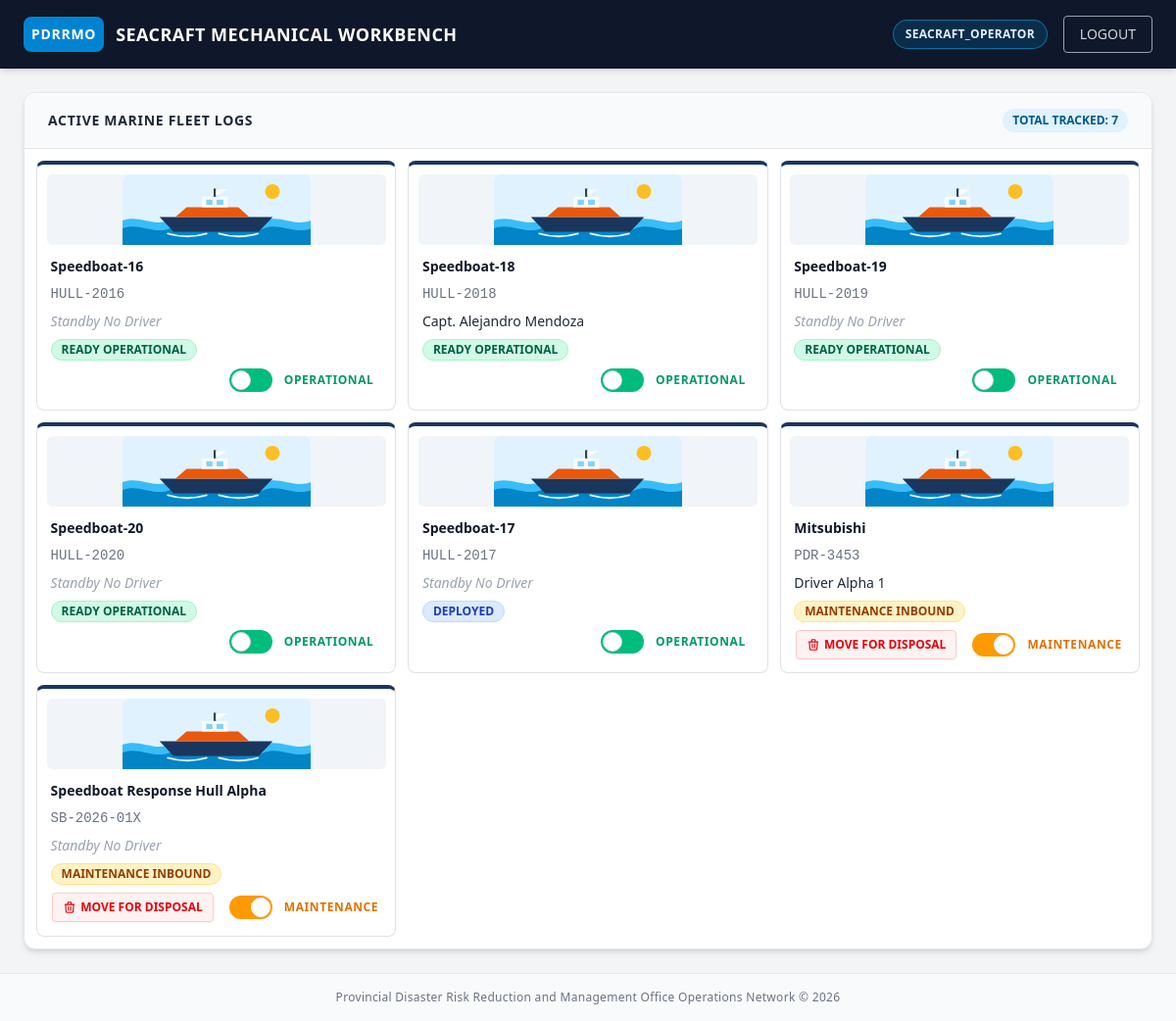
Page /maritime/ (signed in) on the earlier database version.
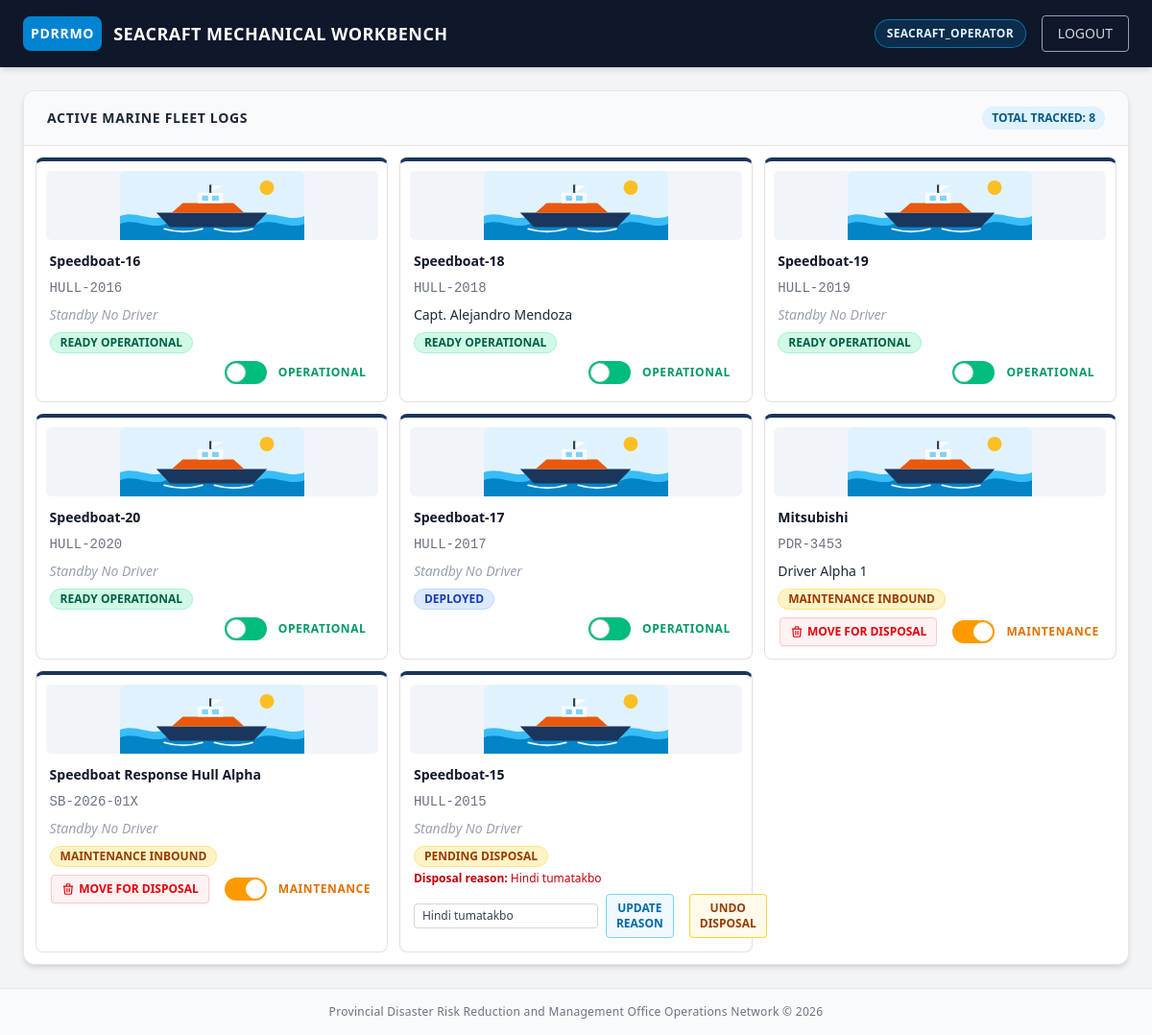
Same page on the later database version.
### fleet/models.py (models this page shows, shortened)
class Vehicle(models.Model):
    STATUS_CHOICES = [
        ('OPERATIONAL', 'Operational'),
        ('MAINTENANCE', 'Maintenance'),
        ('DEPLOYED', 'Deployed'),
    ]
    model_name = models.CharField(max_length=100)
    plate_number = models.CharField(max_length=50, unique=True)
    vehicle_type = models.ForeignKey(VehicleType, on_delete=models.CASCADE)
    status = models.CharField(
        max_length=50,
        choices=STATUS_CHOICES,
        default='OPERATIONAL'
    )
    assigned_driver = models.ForeignKey(
        Driver,
        on_delete=models.SET_NULL,
        null=True,
        blank=True,
        related_name='vehicles'
    )

class Driver(models.Model):
    name = models.CharField(max_length=100, unique=True)
    license_number = models.CharField(max_length=50, blank=True, null=True)
    phone_number = models.CharField(max_length=20, blank=True, null=True)
    is_active = models.BooleanField(default=True)

### fleet/views.py (the view, shortened to what this page needs)
# urls.py: path('maritime/', views.seacraft_dashboard, name='seacraft_dashboard'),
@login_required
def seacraft_dashboard(request):
    user = request.user
    username_lower = user.username.lower()
    user_group_names = list(user.groups.values_list('name', flat=True))
    is_authorized = check_user_role(
        user,
        'Maritime_Tech',
        ['maritime', 'sea', 'craft', 'tech', 'dispatch']
    )
    if not is_authorized:
        messages.error(request, "Access restricted to authorized Maritime Operators.")
        return redirect('homepage')
    vehicles = Vehicle.objects.filter(
        vehicle_type__name__iexact='MARINE'
    ).exclude(
        status__in=['ARCHIVED', 'DISPOSED']
    ).select_related(
        'vehicle_type', 'assigned_driver'
    ).order_by(
        Case(
            When(status='OPERATIONAL', then=Value(1)),
            When(status='DEPLOYED', then=Value(2)),
            When(status='MAINTENANCE', then=Value(3)),
            When(status='PENDING_DISPOSAL', then=Value(4)),
            default=Value(5),
            output_field=IntegerField(),
        ),
        'model_name'
    )
    vehicles = add_disposal_reasons(vehicles)
    return render(request, 'fleet/seacraft_dashboard.html', {'vehicles': vehicles})

### fleet/views.py (called while the page is built)
def check_user_role(user, group_name, keywords):
    if user.is_superuser:
        return True
    user_group_names = list(user.groups.values_list('name', flat=True))
    if group_name in user_group_names:
        return True
    username_lower = user.username.lower()
    if any(kw in username_lower for kw in keywords):
        return True
    return False

### fleet/templates/fleet/seacraft_dashboard.html (shortened to what the changed rows need)
{% load static %}
<!DOCTYPE html>
<html lang="en">
<head>
    <script src="https://cdn.jsdelivr.net/npm/@tailwindcss/browser@4"></script>
    <link rel="stylesheet" href="{% static 'fleet/css/asset_grid.css' %}">
</head>
<body class="bg-gray-100 font-sans min-h-screen flex flex-col justify-between">
    <header class="bg-[#0f172a] text-white px-6 py-4 flex justify-between items-center shadow-md">
        <div class="flex items-center space-x-3">
            <h1 class="text-lg font-semibold uppercase tracking-wide">Seacraft Mechanical Workbench</h1>
        </div>
    </header>
    <main class="flex-grow p-6 max-w-7xl w-full mx-auto space-y-4">
        <div class="bg-white rounded-xl shadow-md overflow-hidden border border-gray-200">
            <div class="px-6 py-4 bg-gray-50 border-b border-gray-200 flex justify-between items-center">
                <h2 class="font-bold text-gray-800 uppercase tracking-wider text-sm">Active Marine Fleet Logs</h2>
                <span class="bg-sky-100 text-sky-800 text-xs font-bold px-2.5 py-1 rounded-full uppercase">
                    Total Tracked: {{ vehicles.count }}
                </span>
            </div>
            <div class="overflow-x-auto">
                <table class="w-full text-left border-collapse text-sm asset-grid-table asset-grid-table--sea">
                    <tbody class="divide-y divide-gray-200 text-gray-700">
                        {% for craft in vehicles %}
                            <tr class="hover:bg-gray-50/70 transition">
                                <td class="px-6 py-4 font-semibold text-gray-900">{{ craft.model_name }}</td>
                                <td class="px-6 py-4 font-mono text-gray-500 font-medium">{{ craft.plate_number }}</td>
                                <td class="px-6 py-4">
                                    {% if craft.assigned_driver %}
                                        <span class="text-gray-800 font-medium">{{ craft.assigned_driver.name }}</span>
                                    {% else %}
                                        <span class="text-gray-400 italic font-normal">Standby No Driver</span>
                                    {% endif %}
                                </td>
                                <td class="px-6 py-4">
                                    {% if craft.status == 'MAINTENANCE' %}
                                        <span class="inline-flex items-center px-2.5 py-0.5 rounded-full text-xs font-bold bg-amber-100 text-amber-800 uppercase border border-amber-200">
                                            Maintenance Inbound
                                        </span>
                                    {% elif craft.status == 'OPERATIONAL' %}
                                        <span class="inline-flex items-center px-2.5 py-0.5 rounded-full text-xs font-bold bg-emerald-100 text-emerald-800 uppercase border border-emerald-200">
                                            Ready Operational
                                        </span>
                                    {% elif craft.status == 'PENDING_DISPOSAL' %}
                                        <span class="inline-flex items-center px-2.5 py-0.5 rounded-full text-xs font-bold bg-amber-100 text-amber-800 uppercase border border-amber-200">
                                            Pending Disposal
                                        </span>
                                        <div class="mt-1 text-xs text-red-700">
                                            <strong>Disposal reason:</strong>
                                            {{ craft.disposal_reason|default:"No reason recorded." }}
                                        </div>
                                    {% else %}
                                        <span class="inline-flex items-center px-2.5 py-0.5 rounded-full text-xs font-bold bg-blue-100 text-blue-800 uppercase border border-blue-200">
                                            {{ craft.status }}
                                        </span>
                                    {% endif %}
                                </td>
                                <td class="px-6 py-4 text-right">
                                    <div class="inline-flex items-center justify-end gap-4 m-0">
                                        {% if craft.status == 'MAINTENANCE' %}
                                            <form action="{% url 'dashboard_portal:seacraft_dashboard' %}" method="post" class="m-0" onsubmit="return captureDisposalRemarks(this);">
                                                <button type="submit" class="inline-flex items-center space-x-1 border border-red-200 bg-red-50 hover:bg-red-600 text-red-600 hover:text-white px-2.5 py-1.5 rounded text-xs font-bold uppercase transition shadow-xs cursor-pointer">
                                                    <svg class="w-3.5 h-3.5" fill="none" stroke="currentColor" stroke-width="2" viewBox="0 0 24 24">
                                                        <path stroke-linecap="round" stroke-linejoin="round" d="M19 7l-.867 12.142A2 2 0 0116.138 21H7.862a2 2 0 01-1.995-1.858L5 7m5 4v6m4-6v6m1-10V4a1 1 0 00-1-1h-4a1 1 0 00-1 1v3M4 7h16"/>
                                                    </svg>
                                                    <span>Move For Disposal</span>
                                                </button>
                                            </form>
                                        {% elif craft.status == 'PENDING_DISPOSAL' %}
                                            <form action="{% url 'dashboard_portal:seacraft_dashboard' %}" method="post" class="inline-flex items-center gap-2 m-0">
                                                <input
                                                    type="text"
                                                    name="disposal_remarks"
                                                    value="{{ craft.disposal_reason }}"
                                                    aria-label="Updated disposal reason for {{ craft.model_name }}"
                                                    placeholder="Enter disposal reason"
                                                    required
                                                    class="w-48 rounded border border-gray-300 px-2 py-1 text-xs"
                                                >
                                                <button type="submit" class="border border-sky-300 bg-sky-50 hover:bg-sky-600 hover:text-white text-sky-700 px-2.5 py-1.5 rounded text-xs font-bold uppercase transition">
                                                    Update Reason
                                                </button>
                                            </form>
                                            <form action="{% url 'dashboard_portal:seacraft_dashboard' %}" method="post" class="m-0" onsubmit="return confirm('Cancel the disposal request and return this vessel to maintenance?');">
                                                <button type="submit" class="border border-amber-300 bg-amber-50 hover:bg-amber-600 hover:text-white text-amber-800 px-2.5 py-1.5 rounded text-xs font-bold uppercase transition">
                                                    Undo Disposal
                                                </button>
                                            </form>
                                        {% endif %}
                                        {% if craft.status != 'PENDING_DISPOSAL' %}
                                        <form action="{% url 'dashboard_portal:seacraft_dashboard' %}" method="post" class="inline-flex items-center m-0">
                                            <label class="relative inline-flex items-center cursor-pointer select-none">
                                                <div class="w-11 h-6 bg-emerald-500 peer-focus:outline-none rounded-full peer peer-checked:after:translate-x-full rtl:peer-checked:after:-translate-x-full peer-checked:after:border-white after:content-[''] after:absolute after:top-[2px] after:start-[2px] after:bg-white after:border-gray-300 after:border after:rounded-full after:h-5 after:w-5 after:transition-all peer-checked:bg-amber-500"></div>
                                                <span class="ms-3 text-xs font-bold uppercase tracking-wider text-gray-700 min-w-[100px] text-left">
                                                    {% if craft.status == 'MAINTENANCE' %}
                                                        <span class="text-amber-600">Maintenance</span>
                                                    {% else %}
                                                        <span class="text-emerald-600">Operational</span>
                                                    {% endif %}
                                                </span>
                                            </label>
                                        </form>
                                        {% endif %}
                                    </div>
                                </td>
                            </tr>
                        {% empty %}
                            <tr>
                                <td colspan="5" class="px-6 py-12 text-center text-gray-400 font-medium italic">
                                    No maritime tracking vessels registered inside this sector map layer database.
                                </td>
                            </tr>
                        {% endfor %}
                    </tbody>
                </table>
            </div>
        </div>
    </main>
</body>
</html>

Differences in the rows shown:
now on this page (row edited): Vehicle: model_name "Speedboat-15", plate_number "HULL-2015", shows "Standby No Driver", disposal_reason "Hindi tumatakbo", disposal_remarks "Hindi tumatakbo"
Other differences:
{{ vehicles.count }}: "7" → "8"
